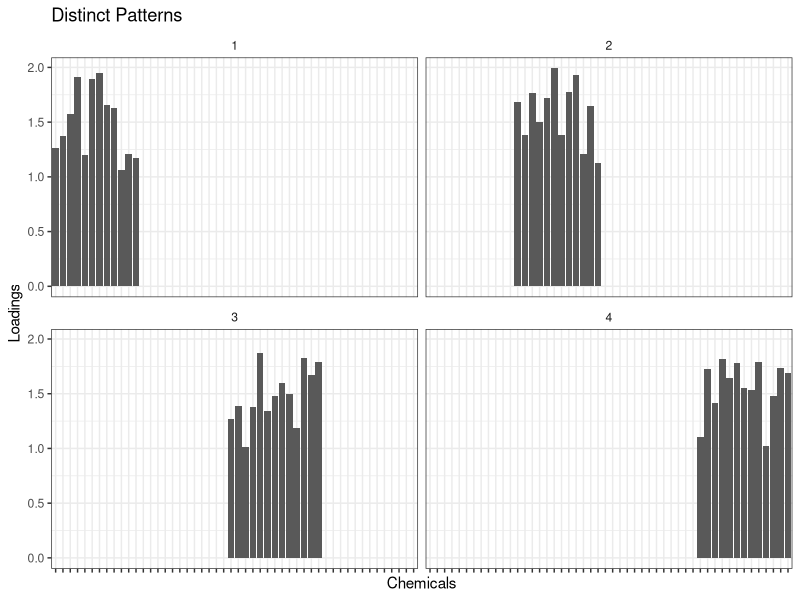
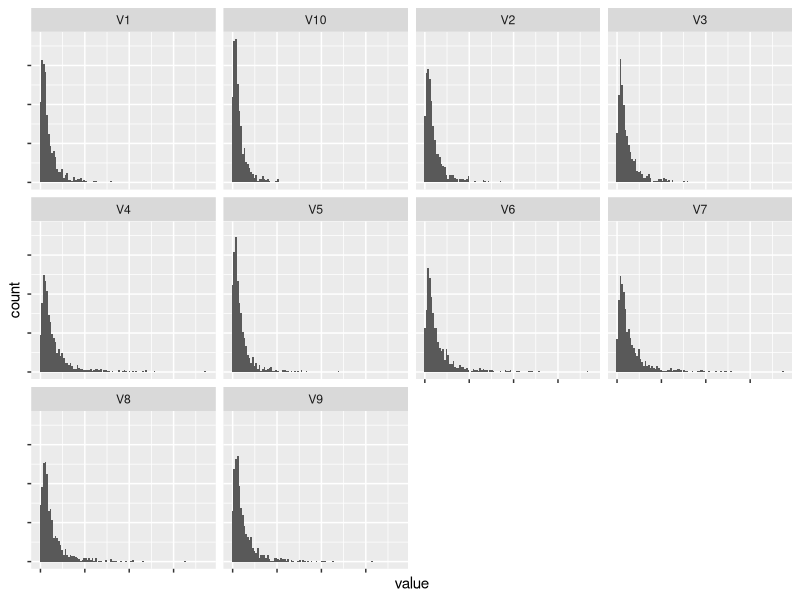
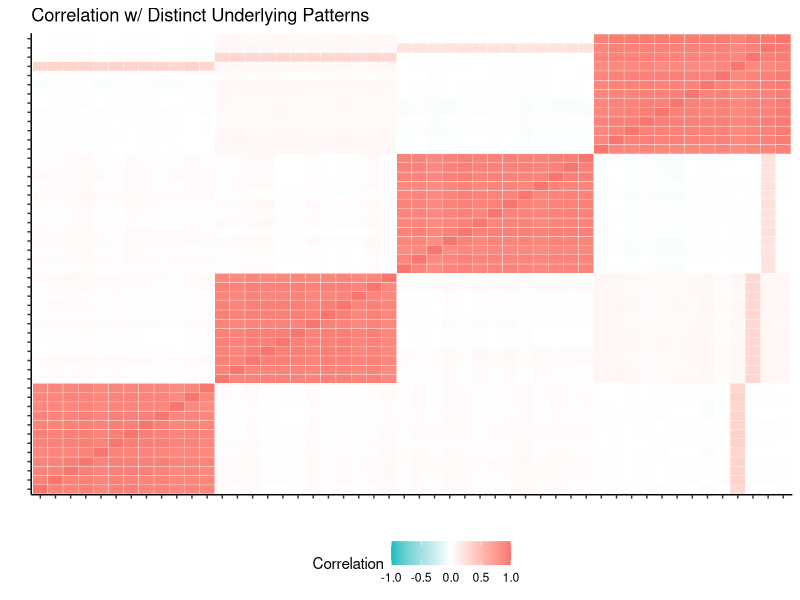
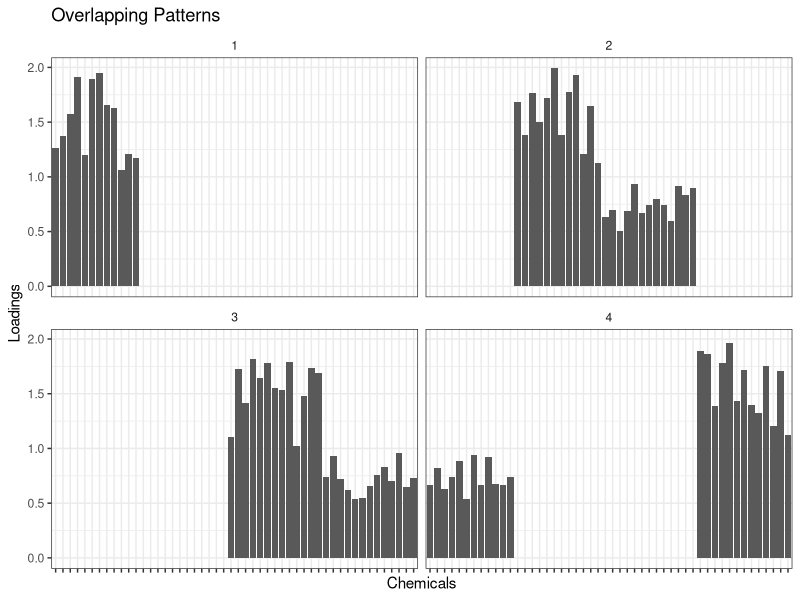
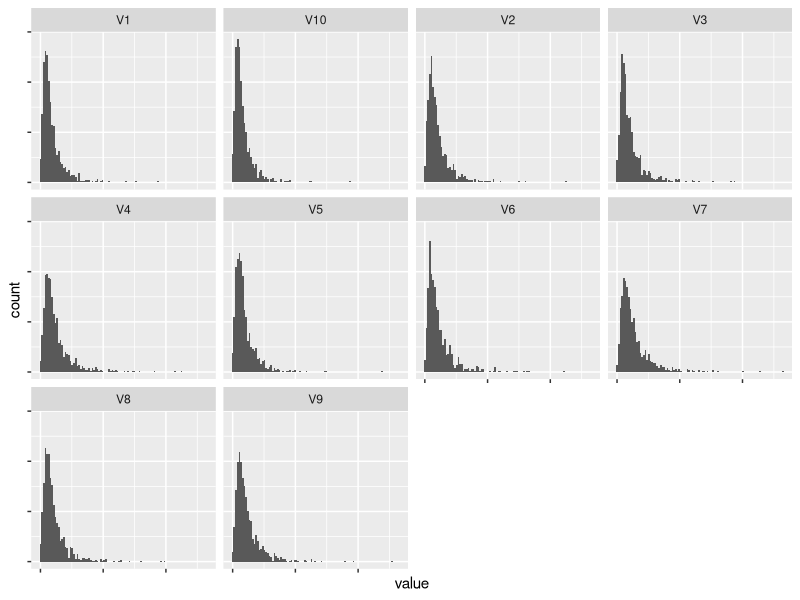
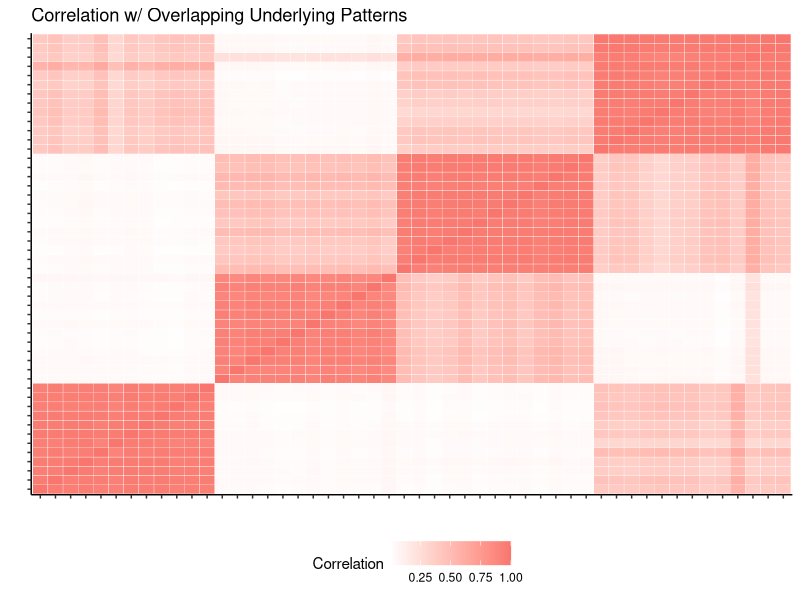

Write the R code that produced these figures, in order.
## ---- chunk 1
options(scipen = 999)
library(reshape2) # melt
library(MASS) # mvrnorm
library(tidyverse)
## ---- chunk 2
## Construct a matrix for 4 TRUE exposure patterns
## replace runif between 0--0.2 with rep 0
create_patterns_dist <- function (seed) {
  set.seed(seed)
  patterns_dist <- 
    rbind(c(runif(12, 1, 2),   rep(0, 38)),
          c(rep(0, 12),        runif(12, 1, 2),   rep(0, 26)),
          c(rep(0, 24),                           runif(13, 1, 2),  rep(0, 13)),
          c(rep(0, 37), runif(13, 1, 2)))
  patterns_dist
}

patterns_dist_iter <- tibble(seed = 1:100) %>% 
 mutate(true_patterns = map(seed, create_patterns_dist))
## ---- chunk 3
patterns_dist_iter$true_patterns[[1]] %>% as_tibble() %>% 
  mutate(Pattern = 1:4) %>% 
  dplyr::select(Pattern, everything()) %>% 
  gather(key = Chemicals, value = Loadings, -Pattern) %>% 
  mutate(Chemicals = fct_inorder(Chemicals)) %>%
  ggplot(aes(x = Chemicals, y = Loadings)) + geom_col() +
  facet_wrap(.~Pattern) + theme_bw() +
  theme(axis.text.x = element_blank(),
        strip.background = element_blank()) +
  labs(title = "Distinct Patterns")
## ---- chunk 4
create_scores_dist <- function (seed) {
  scores_dist <- matrix(nrow = 1000, ncol = 4)
  set.seed(seed)
  scores_dist <- exp(mvrnorm(n = 1000, mu = rep(1, 4), # mu = rnorm(4, mean = 1), 
                          Sigma = diag(rep(1, 4)))) # Independent log normal dist
  scores_dist
}

scores_dist_iter <- patterns_dist_iter %>% 
 mutate(true_scores = map(seed, create_scores_dist))
## ---- chunk 5
sim_dist <- scores_dist_iter %>% 
  mutate(chem = map2(true_scores, true_patterns, `%*%`))
## ---- chunk 6
chemx <- sim_dist$chem[[1]]

add_noise <- function (seed, chemx) {
  #noise <- list(mean = 0, sd = apply(chemx, 2, var)/10)
  noise <- list(mean = 0, sd = rep(1, 50)) # QUICK CHECK FOR NOISE SENSITIVITY
  set.seed(seed)
  chem_dist <- pmax(chemx + 
                      mvrnorm(n = 1000, mu = rep(0, 50), 
                                        Sigma = diag(noise$sd)), 0)	
  chem_dist
}

sim_dist <- sim_dist %>% 
 mutate(sim = map2(seed, chem, add_noise))
## ---- chunk 7
dist <- sim_dist$sim[[1]]

apply(dist, 2, sd)
apply(dist, 2, mean)
summary(dist)[1:6, 1:5]

as_tibble(dist) %>% 
  dplyr::select(-(11:50)) %>% 
  pivot_longer(1:10) %>% 
  ggplot(aes(x = value)) +
  geom_histogram(bins = 100) +
facet_wrap(~name) +
  theme(axis.text.x = element_blank(),
        axis.text.y = element_blank())
## ---- chunk 8
melt(cor(dist, method = "spearman")) %>% 
  as_tibble() %>% 
  rename(Correlation = value) %>% 
  mutate(Var1 = as.factor(Var1),
         Var2 = as.factor(Var2)) %>% 
  ggplot(aes(x = Var1, y = Var2)) +
  geom_tile(aes(fill = Correlation), colour = "white") +
  scale_fill_gradient2(low = "#00BFC4", mid = "white", high = "#F8766D",
                       midpoint = 0,
                       na.value = "transparent", limits = c(-1, 1)) +
  theme_classic() + labs(x = "", y = "") +
  theme(axis.text = element_blank(),
        legend.position = "bottom") + 
  ggtitle("Correlation w/ Distinct Underlying Patterns")
## ---- chunk 9
# replace runif 0-0.2 with rep 0
create_patterns_over <- function (seed) {
  set.seed(seed)
  patterns_cor <-
    rbind(c(runif(12, 1, 2),  rep(0, 38)),
          c(rep(0, 12),       runif(12, 1, 2),  runif(13, 0.5, 1), rep(0, 13)),
          c(rep(0, 24),                         runif(13, 1, 2), runif(13, 0.5, 1)),
          c(runif(12, 0.5, 1), rep(0, 25), runif(13, 1, 2)))
  patterns_cor
}

patterns_over_iter <- tibble(seed = 1:100) %>% 
 mutate(true_patterns = map(seed, create_patterns_over))
## ---- chunk 10
patterns_over_iter$true_patterns[[1]] %>% as_tibble() %>% 
  mutate(Pattern = 1:4) %>% 
  dplyr::select(Pattern, everything()) %>% 
  gather(key = Chemicals, value = Loadings, -Pattern) %>% 
  mutate(Chemicals = fct_inorder(Chemicals)) %>%
  ggplot(aes(x = Chemicals, y = Loadings)) + geom_col() +
  facet_wrap(.~Pattern) + theme_bw() +
  theme(axis.text.x = element_blank(),
        strip.background = element_blank()) +
  labs(title = "Overlapping Patterns")
## ---- chunk 11
sim_over <- scores_dist_iter %>% 
  dplyr::select(seed, true_scores) %>% 
  full_join(., patterns_over_iter) %>% 
  mutate(chem = map2(true_scores, true_patterns, `%*%`))
## ---- chunk 12
sim_over <- sim_over %>% 
 mutate(sim = map2(seed, chem, add_noise))
## ---- chunk 13
over <- sim_over$sim[[1]]

(apply(over, 2, sd))
(apply(over, 2, mean))
summary(over)[1:6, 1:5]

as_tibble(over) %>% 
  dplyr::select(-(11:50)) %>% 
  pivot_longer(1:10) %>% 
  ggplot(aes(x = value)) +
  geom_histogram(bins = 100) +
facet_wrap(~name) +
  theme(axis.text.x = element_blank(),
        axis.text.y = element_blank())
## ---- chunk 14
melt(cor(over, method = "spearman")) %>% 
  as_tibble() %>% 
  rename(Correlation = value) %>% 
  mutate(Var1 = as.factor(Var1),
         Var2 = as.factor(Var2)) %>% 
  ggplot(aes(x = Var1, y = Var2)) +
  geom_tile(aes(fill = Correlation), colour = "white") +
  scale_fill_gradient2(low = "#00BFC4", high = "#F8766D") +
  theme_classic() + labs(x = "", y = "") +
  theme(axis.text = element_blank(),
        legend.position = "bottom") + 
  ggtitle("Correlation w/ Overlapping Underlying Patterns")
## ---- chunk 15
sim_dgp_rep1 <- rbind(sim_dist %>% mutate(data = "Distinct"),
      sim_over %>% mutate(data = "Overlapping"))
  
sim_dgp_rep1

# for (i in 1:nrow(sim_dgp_rep1)) {
#   write_csv(as_tibble(sim_dgp_local$sim[[i]]), paste0("./Sims/dgp_rep1/sim_dgp_rep1_", i, ".csv"))
# }

# save(sim_dgp_rep1, file = "./Sims/sim_dgp_rep1.RDA")
